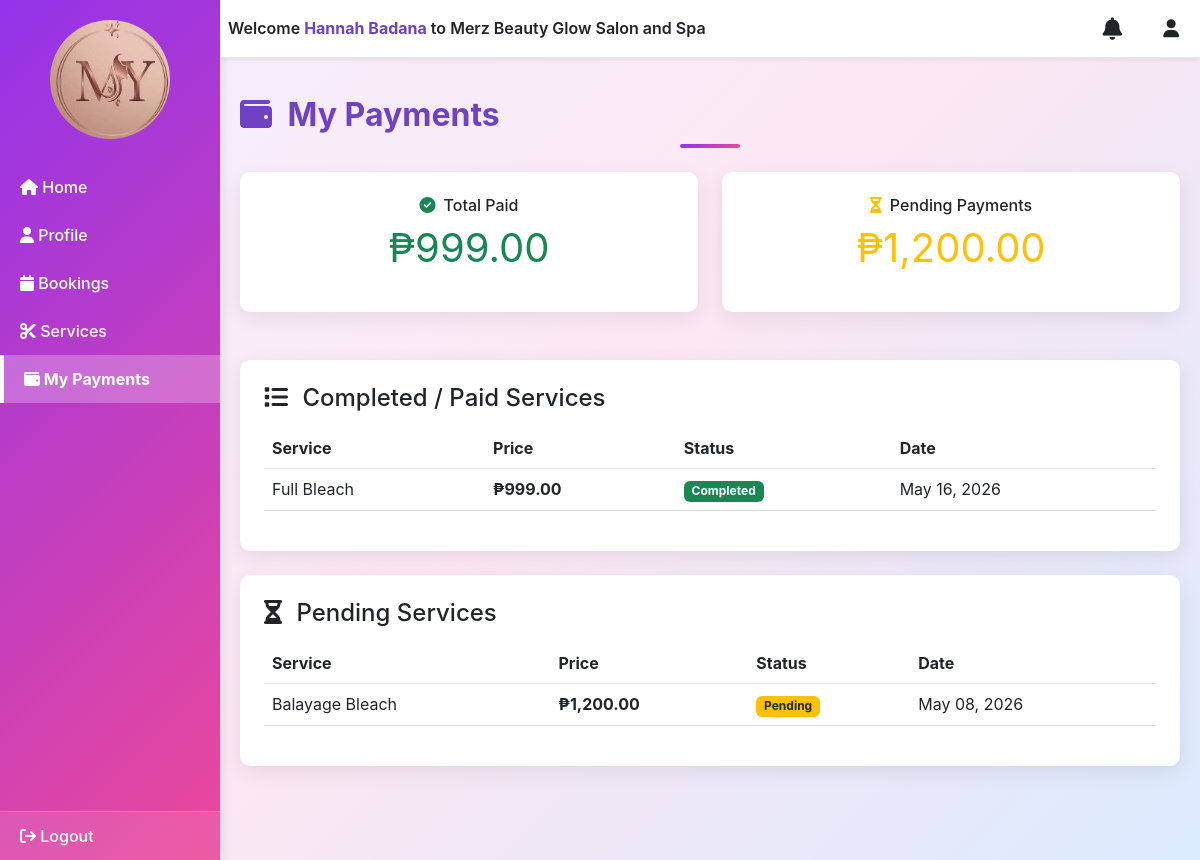
Page /customer/finances.php (signed in) on the committed database.
### tables this page shows
CREATE TABLE `customers` (
  `id` int(11) NOT NULL,
  `full_name` varchar(100) NOT NULL,
  `email` varchar(100) NOT NULL,
  `password` varchar(255) NOT NULL,
  `phone` varchar(20) DEFAULT NULL,
  `profile_pic` varchar(255) DEFAULT NULL,
  `created_at` timestamp NOT NULL DEFAULT current_timestamp(),
  `reset_code` varchar(10) DEFAULT NULL
);

CREATE TABLE `bookings` (
  `id` int(11) NOT NULL,
  `customer_id` int(11) NOT NULL,
  `service_id` int(11) NOT NULL,
  `booking_date` date NOT NULL,
  `booking_time` time NOT NULL,
  `status` enum('Pending','Confirmed','Completed','Cancelled') DEFAULT 'Pending',
  `created_at` timestamp NOT NULL DEFAULT current_timestamp()
);

CREATE TABLE `services` (
  `id` int(11) NOT NULL,
  `category_id` int(11) NOT NULL,
  `service_name` varchar(100) NOT NULL,
  `description` text DEFAULT NULL,
  `price` decimal(10,2) NOT NULL,
  `duration` int(11) DEFAULT NULL CHECK (`duration` > 0),
  `status` enum('Active','Inactive') DEFAULT 'Active'
);

### customer/finances.php (the view, shortened to what this page needs)
<?php
require_once __DIR__ . "/../includes/db.php";
$email = $_SESSION['customer'];
$stmt = $conn->prepare("SELECT id, full_name FROM customers WHERE email=?");
$stmt->execute([$email]);
$customer = $stmt->fetch(PDO::FETCH_ASSOC);
$customer_id = $customer['id'] ?? null;
$totalPaidStmt = $conn->prepare("SELECT SUM(s.price)
    FROM bookings b
    JOIN services s ON b.service_id = s.id
    WHERE b.customer_id=? AND (b.status='Completed' OR b.status='Paid')");
$totalPaidStmt->execute([$customer_id]);
$totalPaid = $totalPaidStmt->fetchColumn() ?? 0;
$totalPendingStmt = $conn->prepare("SELECT SUM(s.price)
    FROM bookings b
    JOIN services s ON b.service_id = s.id
    WHERE b.customer_id=? AND b.status='Pending'");
$totalPendingStmt->execute([$customer_id]);
$totalPending = $totalPendingStmt->fetchColumn() ?? 0;
$stmt = $conn->prepare("SELECT s.service_name, s.price, b.status, b.booking_date
    FROM bookings b
    JOIN services s ON b.service_id = s.id
    WHERE b.customer_id=? AND (b.status='Completed' OR b.status='Paid')
    ORDER BY b.booking_date DESC");
$stmt->execute([$customer_id]);
$myPayments = $stmt->fetchAll(PDO::FETCH_ASSOC);
$stmt = $conn->prepare("SELECT s.service_name, s.price, b.status, b.booking_date
    FROM bookings b
    JOIN services s ON b.service_id = s.id
    WHERE b.customer_id=? AND b.status='Pending'
    ORDER BY b.booking_date DESC");
$stmt->execute([$customer_id]);
$myPending = $stmt->fetchAll(PDO::FETCH_ASSOC);
?>
<!DOCTYPE html>
<html lang="en">
<head>
  <link href="https://cdn.jsdelivr.net/npm/bootstrap@5.3.0/dist/css/bootstrap.min.css" rel="stylesheet">
  <link rel="stylesheet" href="../assets/css/style.css?v=23">
  <link rel="stylesheet" href="https://cdnjs.cloudflare.com/ajax/libs/font-awesome/6.5.0/css/all.min.css">
</head>
<body class="dash-body">
<div class="admin-container">
  <?php include("includes/sidebar.php"); ?>
  <div class="main-content">
    <?php include("includes/topbar.php"); ?>
    <div class="content mt-3">
      <h3 class="section-title mb-4"><i class="fa fa-wallet me-2"></i> My Payments</h3>
      <div class="row g-4 mb-4">
        <div class="col-md-6">
          <div class="dashboard-card p-4 text-center">
            <h6><i class="fa fa-check-circle me-2 text-success"></i>Total Paid</h6>
            <p class="display-6 text-success"><strong>₱<?= number_format($totalPaid, 2) ?></strong></p>
          </div>
        </div>
        <div class="col-md-6">
          <div class="dashboard-card p-4 text-center">
            <h6><i class="fa fa-hourglass-half me-2 text-warning"></i>Pending Payments</h6>
            <p class="display-6 text-warning"><strong>₱<?= number_format($totalPending, 2) ?></strong></p>
          </div>
        </div>
      </div>
      <div class="dashboard-card p-4 mb-4">
        <h4 class="mb-3"><i class="fa fa-list me-2"></i> Completed / Paid Services</h4>
        <table class="table table-hover align-middle">
          <thead class="gradient-header text-white">
            <tr>
              <th>Service</th><th>Price</th><th>Status</th><th>Date</th>
            </tr>
          </thead>
          <tbody>
            <?php if ($myPayments): ?>
              <?php foreach ($myPayments as $p): ?>
                <tr>
                  <td><?= htmlspecialchars($p['service_name']) ?></td>
                  <td><strong>₱<?= number_format($p['price'], 2) ?></strong></td>
                  <td><span class="badge bg-success"><?= htmlspecialchars($p['status']) ?></span></td>
                  <td><?= date("M d, Y", strtotime($p['booking_date'])) ?></td>
                </tr>
              <?php endforeach; ?>
            <?php else: ?>
              <tr><td colspan="4" class="text-center text-muted">No completed payments found.</td></tr>
            <?php endif; ?>
          </tbody>
        </table>
      </div>
      <div class="dashboard-card p-4">
        <h4 class="mb-3"><i class="fa fa-hourglass-half me-2"></i> Pending Services</h4>
        <table class="table table-hover align-middle">
          <thead class="gradient-header text-white">
            <tr>
              <th>Service</th><th>Price</th><th>Status</th><th>Date</th>
            </tr>
          </thead>
          <tbody>
            <?php if ($myPending): ?>
              <?php foreach ($myPending as $p): ?>
                <tr>
                  <td><?= htmlspecialchars($p['service_name']) ?></td>
                  <td><strong>₱<?= number_format($p['price'], 2) ?></strong></td>
                  <td><span class="badge bg-warning text-dark"><?= htmlspecialchars($p['status']) ?></span></td>
                  <td><?= date("M d, Y", strtotime($p['booking_date'])) ?></td>
                </tr>
              <?php endforeach; ?>
            <?php else: ?>
              <tr><td colspan="4" class="text-center text-muted">No pending services found.</td></tr>
            <?php endif; ?>
          </tbody>
        </table>
      </div>
    </div>
  </div>
</div>
</body>
</html>

### customer/includes/topbar.php (shortened to what this page needs)
<?php
require_once __DIR__ . "/../../includes/db.php";
if (!isset($customer_id) || !isset($customer_name)) {
    if (isset($_SESSION['customer'])) {
        $email = $_SESSION['customer'];
        $stmt = $conn->prepare("SELECT id, full_name FROM customers WHERE email=?");
        $stmt->execute([$email]);
        $customer = $stmt->fetch(PDO::FETCH_ASSOC);
        $customer_name = $customer['full_name'] ?? 'Customer';
    }
}
?>
<div class="topbar d-flex justify-content-between align-items-center p-2 shadow-sm bg-white">
  <h5 class="mb-0 text-dark fw-semibold">
    Welcome <span class="fw-bold text-purple"><?= htmlspecialchars($customer_name) ?></span>
    to Merz Beauty Glow Salon and Spa
  </h5>
  <div class="d-flex align-items-center gap-3">
    <a href="customer_dashboard.php?page=notifications" class="text-decoration-none position-relative" data-bs-toggle="tooltip" title="Notifications">
      <i class="fa fa-bell fa-lg text-dark"></i>
    </a>
    <a href="profile.php" class="btn btn-link" data-bs-toggle="tooltip" title="Profile">
      <i class="fa fa-user text-dark"></i>
    </a>
  </div>
</div>

### assets/css/style.css (style rules this page uses)
body { margin: 0; font-family: -apple-system, BlinkMacSystemFont, 'Segoe UI', Roboto, Arial, sans-serif; background: linear-gradient(135deg, #f5f0ff, #fce7f3, #dbeafe); min-height: 100vh; }
.text-purple { color: #9333ea; }
.section-title { font-size: 32px; font-weight: 700; color: #9333ea; position: relative; }
.section-title::after { content: ""; display: block; width: 60px; height: 4px; background: linear-gradient(135deg, #9333ea, #ec4899); margin: 10px auto 0; border-radius: 2px; }
.dashboard-card { border: none; border-radius: 12px; overflow: hidden; margin-bottom: 1.5rem; box-shadow: 0 6px 20px rgba(0,0,0,0.08); }
.dash-body .main-content { margin-left: 220px; padding: 20px; margin-top: 60px; }
.dash-body .topbar { position: fixed; top: 0; left: 220px; right: 0; z-index: 1000; background: #fff; padding: 12px 20px; border-bottom: 1px solid #e5e7eb; display: flex; justify-content: space-between; align-items: center; box-shadow: 0 2px 6px rgba(0,0,0,0.05); }
.dash-body .topbar h5 { margin: 0; font-size: 16px; font-weight: 600; color: #9333ea; }
.dash-body .topbar .btn-link, .dash-body .topbar a { color: #6b7280; margin-left: 12px; font-size: 18px; transition: color 0.3s; }
.text-purple { color: #6f42c1 !important; }
.dashboard-card { border-radius: 10px; background: #fff; }
.section-title { font-size: 2rem; font-weight: 700; color: #6f42c1; }

### rows in the picture
customers: full_name "Hannah Badana"
bookings: service.service_name "Full Bleach", service.price "999.00", status "Completed", booking_date "May 16, 2026"
bookings: service.service_name "Balayage Bleach", service.price "1,200.00", status "Pending", booking_date "May 08, 2026"

### other values in the picture
$totalPaid "999.00"
$totalPending "1,200.00"
